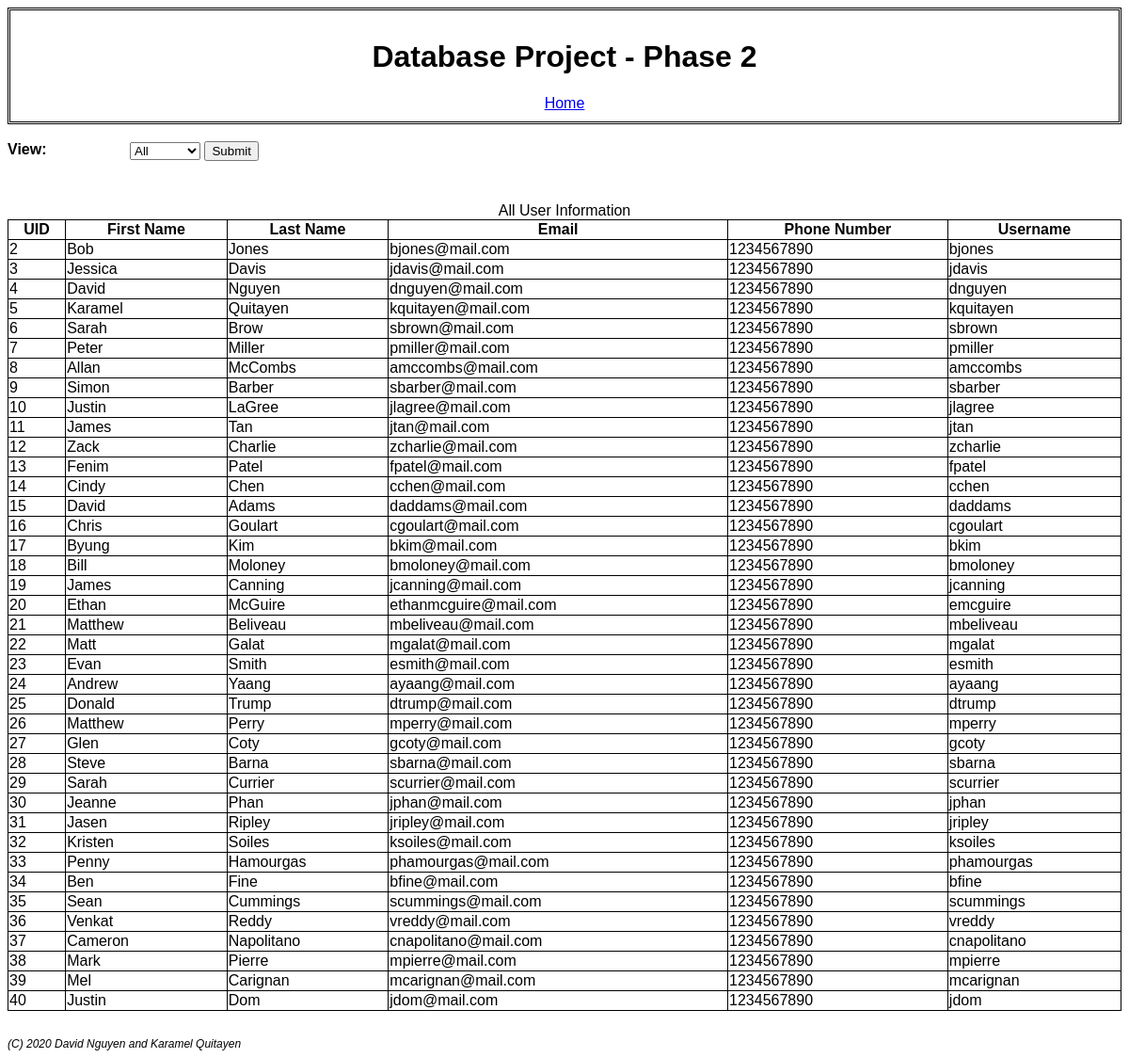
The app's page /view_users_page.php with its own data.
### tables this page shows
create table users (
    uid int AUTO_INCREMENT,
    firstName varchar(10) NOT NULL,
	lastName varchar(10)NOT NULL,
    email varchar(30),
    phoneNum char(10),
    username varchar (20) UNIQUE,
    password varchar (25) NOT NULL,
	PRIMARY KEY (uid)
);

### view_users_page.php (the view, shortened to what this page needs)
<html>
	<body>
		<?php
			include "header.php";
		?>
		<br>
		<form action="view_users_page.php" method="post">
			<label for="field8"><span><b>View: </b></span></label>
			<select type="text" name="view">
				<?php
					echo "<option value='default'";
					if ($_SESSION['table_view'] == "default") echo " selected";
					echo ">All</option>";
				?>
			</select>
			<input type="submit">
		</form>
		<table style='width:100%'>
			<?php
				$myconnection = mysqli_connect('localhost', 'root', '') or die ('Could not connect: ' . mysql_error());
				if ($_SESSION['table_view'] == "parents"){
					$query = "SELECT * FROM users WHERE uid IN (SELECT uid FROM parents) ORDER BY uid ASC";
					echo "<caption>All Parent Information</caption>";
				}
				else if ($_SESSION['table_view'] == "students"){
					$query = "SELECT * FROM users u, students s WHERE u.uid = s.uid ORDER BY u.uid";
					echo "<caption>All Student Information</caption>";
				}
				else {
					$query = "SELECT * FROM users WHERE uid > 1";
					echo "<caption>All User Information</caption>";
				}
				$result = mysqli_query($myconnection, $query) or die ('Query failed: ' . mysql_error());
				if ($_SESSION['table_view'] == "students")
					echo "<tr><th>UID</th><th>First Name</th><th>Last Name</th><th>Email</th><th>Phone Number</th><th>Username</th><th>Parent ID</th></tr>";
				else
					echo "<tr><th>UID</th><th>First Name</th><th>Last Name</th><th>Email</th><th>Phone Number</th><th>Username</th></tr>";
				while ($row = mysqli_fetch_array ($result, MYSQLI_ASSOC)) {
					echo "<tr>";
					echo "<td>$row[uid]</td>";
					echo "<td>$row[firstName]</td>";
					echo "<td>$row[lastName]</td>";
					echo "<td>$row[email]</td>";
					echo "<td>$row[phoneNum]</td>";
					echo "<td>$row[username]</td>";
					echo "</tr>";
				}
			?>
		</table>
	</body
</html>

### view_users_page.php (style rules this page uses)
table, th, td { border: 1px solid black; border-collapse: collapse; margin-bottom: 50px; }

### header.php (style rules this page uses)
body { font: normal 16px Verdana, Arial, sans-serif; }
form { margin-bottom: 35px; }
label { display: block; margin: 0px 0px 0px 0px; }
label > span { width: 125px; float: left; padding-right: 5px; }
select { margin: 0px 0px 10px 0px; }

### records on screen
users: uid "2", firstName "Bob", lastName "Jones", email "bjones@mail.com", phoneNum "1234567890", username "bjones"
users: uid "3", firstName "Jessica", lastName "Davis", email "jdavis@mail.com", phoneNum "1234567890", username "jdavis"
users: uid "4", firstName "David", lastName "Nguyen", email "dnguyen@mail.com", phoneNum "1234567890", username "dnguyen"
users: uid "5", firstName "Karamel", lastName "Quitayen", email "kquitayen@mail.com", phoneNum "1234567890", username "kquitayen"
users: uid "6", firstName "Sarah", lastName "Brow", email "sbrown@mail.com", phoneNum "1234567890", username "sbrown"
users: uid "7", firstName "Peter", lastName "Miller", email "pmiller@mail.com", phoneNum "1234567890", username "pmiller"
users: uid "8", firstName "Allan", lastName "McCombs", email "amccombs@mail.com", phoneNum "1234567890", username "amccombs"
users: uid "9", firstName "Simon", lastName "Barber", email "sbarber@mail.com", phoneNum "1234567890", username "sbarber"
users: uid "10", firstName "Justin", lastName "LaGree", email "jlagree@mail.com", phoneNum "1234567890", username "jlagree"
users: uid "11", firstName "James", lastName "Tan", email "jtan@mail.com", phoneNum "1234567890", username "jtan"
users: uid "12", firstName "Zack", lastName "Charlie", email "zcharlie@mail.com", phoneNum "1234567890", username "zcharlie"
users: uid "13", firstName "Fenim", lastName "Patel", email "fpatel@mail.com", phoneNum "1234567890", username "fpatel"
users: uid "14", firstName "Cindy", lastName "Chen", email "cchen@mail.com", phoneNum "1234567890", username "cchen"
users: uid "15", firstName "David", lastName "Adams", email "daddams@mail.com", phoneNum "1234567890", username "daddams"
users: uid "16", firstName "Chris", lastName "Goulart", email "cgoulart@mail.com", phoneNum "1234567890", username "cgoulart"
users: uid "17", firstName "Byung", lastName "Kim", email "bkim@mail.com", phoneNum "1234567890", username "bkim"
users: uid "18", firstName "Bill", lastName "Moloney", email "bmoloney@mail.com", phoneNum "1234567890", username "bmoloney"
users: uid "19", firstName "James", lastName "Canning", email "jcanning@mail.com", phoneNum "1234567890", username "jcanning"
users: uid "20", firstName "Ethan", lastName "McGuire", email "ethanmcguire@mail.com", phoneNum "1234567890", username "emcguire"
users: uid "21", firstName "Matthew", lastName "Beliveau", email "mbeliveau@mail.com", phoneNum "1234567890", username "mbeliveau"
users: uid "22", firstName "Matt", lastName "Galat", email "mgalat@mail.com", phoneNum "1234567890", username "mgalat"
users: uid "23", firstName "Evan", lastName "Smith", email "esmith@mail.com", phoneNum "1234567890", username "esmith"
users: uid "24", firstName "Andrew", lastName "Yaang", email "ayaang@mail.com", phoneNum "1234567890", username "ayaang"
users: uid "25", firstName "Donald", lastName "Trump", email "dtrump@mail.com", phoneNum "1234567890", username "dtrump"
users: uid "26", firstName "Matthew", lastName "Perry", email "mperry@mail.com", phoneNum "1234567890", username "mperry"
users: uid "27", firstName "Glen", lastName "Coty", email "gcoty@mail.com", phoneNum "1234567890", username "gcoty"
users: uid "28", firstName "Steve", lastName "Barna", email "sbarna@mail.com", phoneNum "1234567890", username "sbarna"
users: uid "29", firstName "Sarah", lastName "Currier", email "scurrier@mail.com", phoneNum "1234567890", username "scurrier"
users: uid "30", firstName "Jeanne", lastName "Phan", email "jphan@mail.com", phoneNum "1234567890", username "jphan"
users: uid "31", firstName "Jasen", lastName "Ripley", email "jripley@mail.com", phoneNum "1234567890", username "jripley"
users: uid "32", firstName "Kristen", lastName "Soiles", email "ksoiles@mail.com", phoneNum "1234567890", username "ksoiles"
users: uid "33", firstName "Penny", lastName "Hamourgas", email "phamourgas@mail.com", phoneNum "1234567890", username "phamourgas"
users: uid "34", firstName "Ben", lastName "Fine", email "bfine@mail.com", phoneNum "1234567890", username "bfine"
users: uid "35", firstName "Sean", lastName "Cummings", email "scummings@mail.com", phoneNum "1234567890", username "scummings"
users: uid "36", firstName "Venkat", lastName "Reddy", email "vreddy@mail.com", phoneNum "1234567890", username "vreddy"
users: uid "37", firstName "Cameron", lastName "Napolitano", email "cnapolitano@mail.com", phoneNum "1234567890", username "cnapolitano"
users: uid "38", firstName "Mark", lastName "Pierre", email "mpierre@mail.com", phoneNum "1234567890", username "mpierre"
users: uid "39", firstName "Mel", lastName "Carignan", email "mcarignan@mail.com", phoneNum "1234567890", username "mcarignan"
users: uid "40", firstName "Justin", lastName "Dom", email "jdom@mail.com", phoneNum "1234567890", username "jdom"
